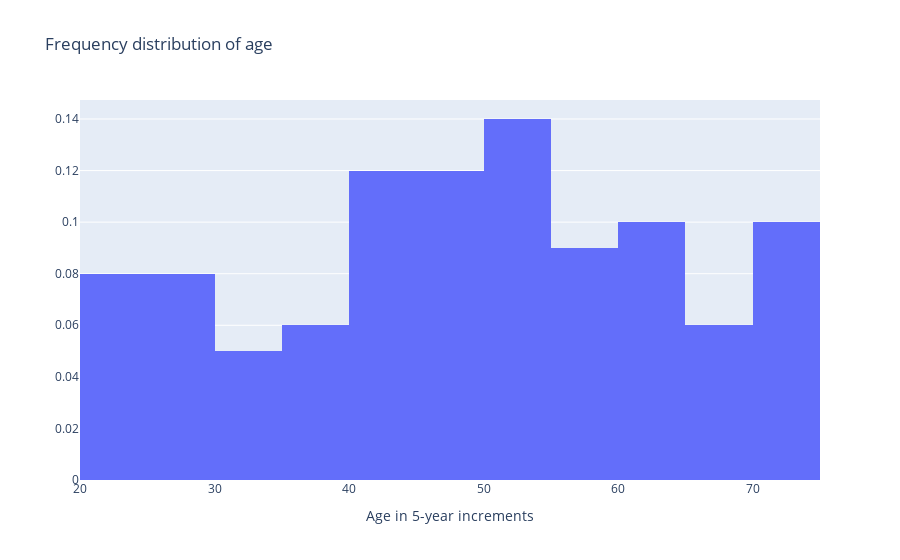

The notebook cell this image was saved under:
### Markdown cell above
## Frequency distribution (normalized histogram)

### Code cell
trace = go.Histogram(x = age,
                    histnorm  = "probability")

data = [trace]

layout = {"title":"Frequency distribution of age",
         "xaxis":{"title":"Age in 5-year increments"}}

iplot({"data":data, "layout":layout})

### Figure 1 — Plotly figure (JSON) as saved in the notebook; plotly's stock layout.template omitted (floating-point values rounded to 4 significant figures)
{"data": [{"histnorm": "probability", "type": "histogram", "x": [31.34, 54.59, 44.64, 63.41, 63.12, 35.72, 35.93, 64.3, 72.74, 68.3, 40.32, 48.05, 57.91, 59.49, 40.99, 51.3, 48.17, 21.74, 62.73, 68.66, 40.7, 54.23, 25.07, 40.92, 71.39, 56.17, 42.45, 63.59, 38.11, 51.68, 67.93, 44.55, 64.32, 28.76, 59.03, 59.05, 32.81, 70.94, 44.88, 70.1, 24.23, 30.95, 23.56, 57.44, 53.11, 49.8, 23.34, 51.32, 38.8, 48.16, 27.04, 53.79, 51.56, 21.37, 54.34, 70.25, 63.69, 74.57, 72.78, 63.77, 36.4, 54.75, 46.82, 31.57, 41.65, 23.91, 45.39, 74.03, 27.69, 27.45, 60.88, 52.71, 46.47, 26.78, 33.38, 69.6, 43.5, 49.94, 21.34, 37.23, 44.59, 54.06, 70.58, 54.79, 59.12, 29.09, 61.29, 65.87, 55.22, 44.67, 29.24, 51.69, 49.52, 72.38, 46.94, 48.14, 49.99, 65.24, 24.08, 57.15]}], "layout": {"title": {"text": "Frequency distribution of age"}, "xaxis": {"title": {"text": "Age in 5-year increments"}}}}
